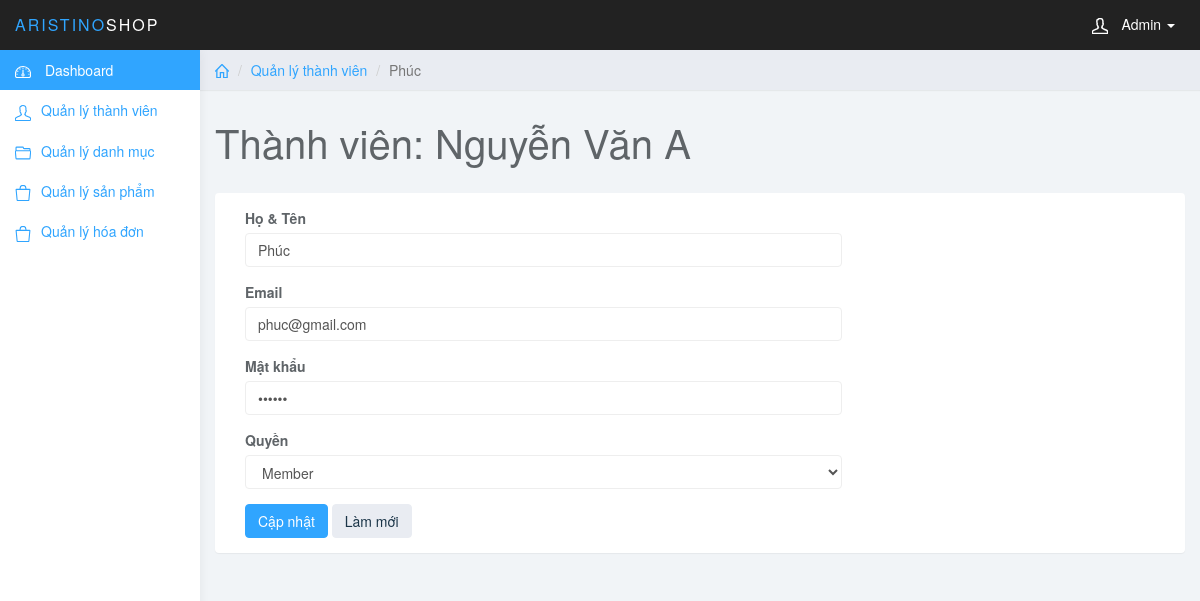
The page /final/aristino_shop/admin/index.php?page=edit_user&EMP_ID=2 (signed in) on the database its author committed.
### tables this page shows
CREATE TABLE EMPLOYEE (
	EMP_ID INT(11) NOT NULL AUTO_INCREMENT,
	EMP_NAME VARCHAR(50) NOT NULL,
	EMP_MAIL VARCHAR(50) NOT NULL,
	EMP_PASS VARCHAR(50) NOT NULL,
	EMP_ADLEVEL INT(1) NOT NULL,
	PRIMARY KEY (EMP_ID)
);

### final/aristino_shop/admin/modules/user/edit_user.php (the view, shortened to what this page needs)
<?php
	if(isset($_GET['EMP_ID'])) {
		$emp_id = $_GET['EMP_ID'];
		$sqlEmployee = "SELECT * FROM employee WHERE EMP_ID = $emp_id";
		$resultEmployee = mysqli_query($conn, $sqlEmployee);
		$EmployeeEdit = mysqli_fetch_assoc($resultEmployee);
 }else{
     header('location: index.php?page=user');
 }
?>
	<div class="col-sm-9 col-sm-offset-3 col-lg-10 col-lg-offset-2 main">
		<div class="row">
			<ol class="breadcrumb">
                <li><a href="#"><svg class="glyph stroked home"><use xlink:href="#stroked-home"></use></svg></a></li>
                <li><a href="user.php">Quản lý thành viên</a></li>
				<li class="active"><?php echo $EmployeeEdit['EMP_NAME'];  ?></li>
			</ol>
		</div>
		<div class="row">
			<div class="col-lg-12">
				<h1 class="page-header">Thành viên: Nguyễn Văn A</h1>
			</div>
        </div>
        <div class="row">
                <div class="col-lg-12">
                    <div class="panel panel-default">
                        <div class="panel-body">
                            <div class="col-md-8">
                            <form role="form" method="post">
                                <div class="form-group">
                                    <label>Họ & Tên</label>
                                    <input type="text" name="EMP_NAME" required class="form-control" value="<?php echo $EmployeeEdit['EMP_NAME'];  ?>" placeholder="">
                                </div>
                                <div class="form-group">
                                    <label>Email</label>
                                    <input type="text" name="EMP_MAIL" required value="<?php echo $EmployeeEdit['EMP_MAIL'];  ?>" class="form-control">
                                </div>
                                <div class="form-group">
                                    <label>Mật khẩu</label>
                                    <input type="password" name="EMP_PASS" required  class="form-control" value="<?php echo $EmployeeEdit['EMP_PASS'];  ?>">
                                </div>
                                <div class="form-group">
                                    <label>Quyền</label>
                                    <select name="EMP_ADLEVEL" class="form-control" <?php echo $EmployeeEdit['EMP_ADLEVEL'];  ?>>
                                        <option value=2 selected>Member</option>
                                    </select>
                                </div>
                                <button type="submit" name="sbm" class="btn btn-primary">Cập nhật</button>
                                <button type="reset" class="btn btn-default">Làm mới</button>
                            </div>
                        </div>
                    </div>
                </div>
            </div>
	</div>

### final/aristino_shop/admin/css/styles.css (style rules this page uses)
body { background: #f1f4f7; padding-top: 50px; color: #5f6468; }
a, a:hover, a:focus { color: #30a5ff; }
h1, h2, h3, h4, h5, h6 { color: #5f6468; }
h1 { font-weight: 300; font-size: 40px; }
.form-control { border: 1px solid #eee; box-shadow: none; }
.btn-default, .btn-default:hover, .btn-default:focus, .btn-default:active, .btn-default.active, .open > .dropdown-toggle.btn-default, .btn-default.disabled, .btn-default[disabled], fieldset[disabled] .btn-default, .btn-default.disabled:hover, .btn-default[disabled]:hover, fieldset[disabled] .btn-default:hover, .btn-default.disabled:focus, .btn-default[disabled]:focus, fieldset[disabled] .btn-default:focus, .btn-default.disabled:active, .btn-default[disabled]:active, fieldset[disabled] .btn-default:active, .btn-default.disabled.active, .btn-default[disabled].active, fieldset[disabled] .btn-default.active { background-color: #e9ecf2; border-color: #e9ecf2; color: #1b3548; }
.btn-primary, .btn-primary:hover, .btn-primary:focus, .btn-primary:active, .btn-primary.active, .open > .dropdown-toggle.btn-primary, .btn-primary.disabled, .btn-primary[disabled], fieldset[disabled] .btn-primary, .btn-primary.disabled:hover, .btn-primary[disabled]:hover, fieldset[disabled] .btn-primary:hover, .btn-primary.disabled:focus, .btn-primary[disabled]:focus, fieldset[disabled] .btn-primary:focus, .btn-primary.disabled:active, .btn-primary[disabled]:active, fieldset[disabled] .btn-primary:active, .btn-primary.disabled.active, .btn-primary[disabled].active, fieldset[disabled] .btn-primary.active { background-color: #30a5ff; border-color: #30a5ff; }
.panel { border: 0; }
.breadcrumb { border-radius: 0; padding: 10px 15px; background: #e9ecf2; box-shadow: 0 1px 1px rgba(0, 0, 0, .05); margin: 0 ; }
h1.page-header { margin-top: 30px; border-bottom: 0; }
.breadcrumb .glyph { height: 14px; width: 14px; margin: -2px 0 0 0; stroke-width: 4px; }

### rows shown on the page
employee: EMP_NAME "Phúc", EMP_MAIL "phuc@gmail.com", EMP_ADLEVEL "Member"
